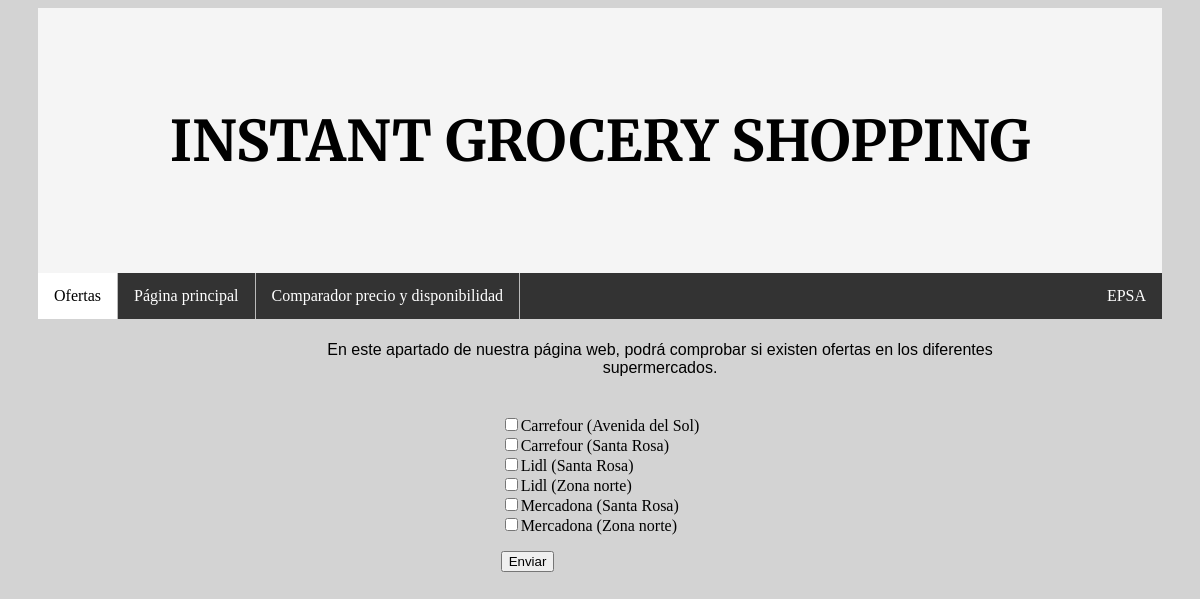
The page /webproyecto/ofertas/index.php on the database its author committed.
### tables this page shows
CREATE TABLE supermercados (
    	Codigo          VARCHAR(10) NOT NULL,
    	Nombre          VARCHAR(40) NOT NULL,
    	Localidad       VARCHAR(40) NOT NULL,
    	CP		BIGINT NOT NULL,
    	Direccion       VARCHAR(80) NOT NULL,
    	CONSTRAINT pk_codigosuper PRIMARY KEY (codigo)
                                
);

### webproyecto/ofertas/index.php (the view)
<?php
include __DIR__. "/conexion.php";
echo '
<!DOCTYPE html>
<html>
<head>
	<title>MVP</title>
	<meta charset="UTF-8">
	<link rel="stylesheet" href="estilo.css">
     <link rel="preconnect" href="https://fonts.googleapis.com">
     <link rel="preconnect" href="https://fonts.gstatic.com" crossorigin>
     <link href="https://fonts.googleapis.com/css2?family=Merriweather:ital@1&family=Playfair+Display:ital,wght@0,700;1,700&display=swap" rel="stylesheet">
</head>
<body>
	<header>
                <h1>INSTANT GROCERY SHOPPING</h1>
                </header>
	<ul>
		 	<li> <a class="active"> Ofertas</a> </li>
		 	<li> <a href="..\index.html"> Página principal </a> </li>
      <li> <a href="../comparar/index.html"> Comparador precio y disponibilidad </a> </li>
			<li style="float: right;">  <a href= "http://www.epsa.upv.es/?lang=es" target="_blank"> EPSA</a> </li>
	</ul>
	<div class="presentacio">
		<p> En este apartado de nuestra página web, podrá comprobar si existen ofertas en los diferentes supermercados.
    </p>
    </div>
    <div class = "desplegable">
          <form action = "mercado.php" method = "post">
          <p>';
               $get_nombres1 = "SELECT * FROM supermercados ORDER BY Nombre,Direccion";
                $get_nombres2 = $conn->query($get_nombres1);
              foreach($get_nombres2 as $row){
              $nombre = $row['Nombre'];
              $lugar = $row['Direccion'];
              $codigo = $row['Codigo'];
            echo '<input type="checkbox" name="'.$codigo.'">'.$nombre." (".$lugar.")".'<br>';
            }
               echo'
          </p>
           <input type="submit" value="Enviar">
          </form>
    </div>
</body>
</html>
';

### webproyecto/ofertas/estilo.css (style rules this page uses)
body { background: lightgray; }
header { background: whitesmoke; padding: 60px; z-index: -2; margin-left: 30px; margin-right: 30px; }
h1 { color: black; text-align: center; font-size: 3.5em; font-family: 'Merriweather', serif; font-weight: bolder; }
ul { list-style-type: none; margin: 0; padding: 0; overflow: hidden; background-color: #333; margin-top: 0px; margin-left: 30px; margin-right: 30px; align-items: center; justify-content: center; }
li { float: left; border-right:1px solid #bbb; }
li:last-child { border-right: none; }
li a { display: block; color: white; text-align: center; padding: 14px 16px; text-decoration: none; }
.active { background-color: white; color: black; }
.presentacio { display: flex; flex-wrap: wrap; margin: 1%; align-items: center; justify-content: center; }
.presentacio p { margin-top: 10px; margin-bottom: 10px; margin-left: 250px; margin-right: 130px; font-family: sans-serif; text-align: center; }
.desplegable { display: flex; flex-wrap: wrap; margin: 1%; align-items: center; justify-content: center; }

### rows shown on the page
supermercados: Nombre "Carrefour", Direccion "Avenida del Sol"
supermercados: Nombre "Carrefour", Direccion "Santa Rosa"
supermercados: Nombre "Lidl", Direccion "Santa Rosa"
supermercados: Nombre "Lidl", Direccion "Zona norte"
supermercados: Nombre "Mercadona", Direccion "Santa Rosa"
supermercados: Nombre "Mercadona", Direccion "Zona norte"
